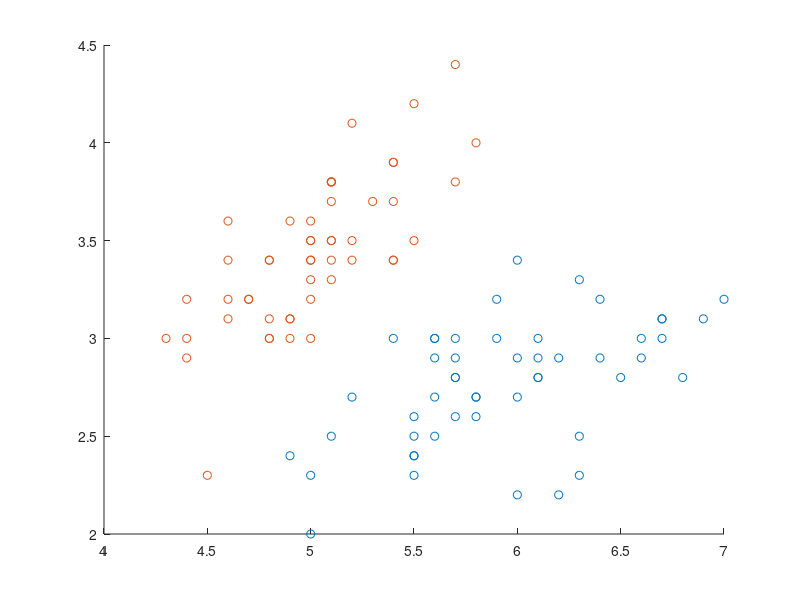

MATLAB code to generate this figure: (Note: this script raises an error after producing the figure.)
% 載入 Iris 資料庫
load fisheriris.mat
X= meas(1: 100, 1: 2);  % 取前兩個特徵
y= species(1: 100);

% 將標籤轉換為數值格式
y= strcmp(y, 'setosa');

% 訓練 SVM 模型 (線性核)
SVMModel= fitcsvm(X, y, 'KernelFunction', 'linear');

% 視覺化分類邊界
d= 0.01;
[x1Grid, x2Grid]= meshgrid(min(X(:, 1)):d:max(X(:, 1)), min(X(:, 2)):d:max(X(:, 2)));
XGrid= [x1Grid(:), x2Grid(:)];
predLabels= predict(SVMModel, XGrid);

figure;
gscatter(X(:, 1), X(:, 2), y);
hold on;
contour(x1Grid, x2Grid, reshape(predLabels, size(x1Grid)), [0.5 0.5], 'k');
title('SVM with Linear Kernel');
hold off;
